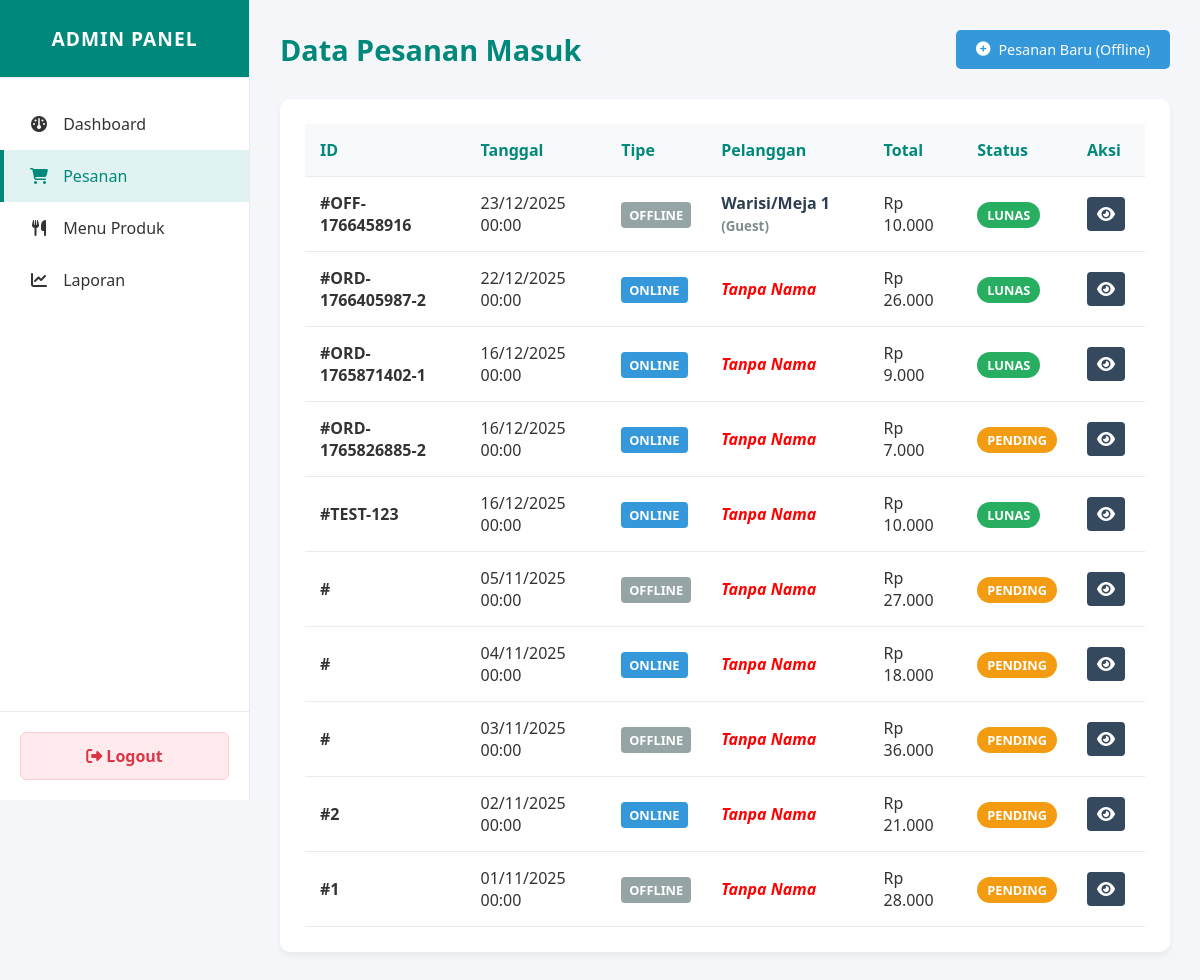
The page /frontend/pages/admin/data_pesanan.php (signed in) on the database its author committed.
### tables this page shows
CREATE TABLE `transaksi` (
  `id_transaksi` int NOT NULL,
  `id_users` int DEFAULT NULL,
  `order_id` varchar(50) NOT NULL,
  `id_user` int DEFAULT NULL,
  `tanggal` date DEFAULT NULL,
  `jenis_transaksi` enum('offline','online') NOT NULL,
  `total_pendapatan` int DEFAULT NULL,
  `ongkir` int DEFAULT '0',
  `nama_penerima` varchar(100) DEFAULT NULL,
  `alamat_pengiriman` text,
  `no_hp_penerima` varchar(20) DEFAULT NULL,
  `snap_token` varchar(255) DEFAULT NULL,
  `metode_pembayaran` enum('cash','qris','transfer') NOT NULL DEFAULT 'cash',
  `catatan` varchar(100) DEFAULT NULL,
  `status` enum('Pending','Lunas','Batal') NOT NULL DEFAULT 'Pending'
);

### frontend/pages/admin/data_pesanan.php (the view, shortened to what this page needs)
<?php
include '../../../backend/config/koneksi.php';
$query_pesanan = "SELECT
                    t.id_transaksi,
                    t.order_id,
                    t.tanggal,
                    t.total_pendapatan,
                    t.status,
                    t.jenis_transaksi,
                    t.nama_penerima,  -- Nama dari input manual (Offline/Guest)
                    u.nama_lengkap    -- Nama dari akun user (Member Online)
                  FROM transaksi t
                  LEFT JOIN users u ON t.id_users = u.id_users
                  ORDER BY t.tanggal DESC";
$result_pesanan = $koneksi->query($query_pesanan);
?>
<!DOCTYPE html>
<html lang="id">
<head>
    <link rel="stylesheet" href="../../css/admin.css">
    <link rel="stylesheet" href="https://cdnjs.cloudflare.com/ajax/libs/font-awesome/6.4.0/css/all.min.css">
</head>
<body>
    <nav class="admin-sidebar">
        <div class="sidebar-header">
            <h2>ADMIN PANEL</h2>
        </div>
        <ul class="sidebar-menu">
            <li><a href="dashboard.php"><i class="fa-solid fa-gauge"></i> <span>Dashboard</span></a></li>
            <li><a href="data_pesanan.php" class="active"><i class="fa-solid fa-cart-shopping"></i> <span>Pesanan</span></a></li>
            <li><a href="produk.php"><i class="fa-solid fa-utensils"></i> <span>Menu Produk</span></a></li>
            <li><a href="reports.php"><i class="fa-solid fa-chart-line"></i> <span>Laporan</span></a></li>
        </ul>
        <div class="sidebar-footer">
            <a href="../../../index.php" class="btn-logout" onclick="return confirm('Yakin ingin keluar?');">
                <i class="fa-solid fa-right-from-bracket"></i> <span>Logout</span>
            </a>
        </div>
    </nav>
    <main class="admin-content">
        <div class="content-header">
            <h1>Data Pesanan Masuk</h1>
            <a href="tambah_pesanan.php" class="tombol-biru" style="text-decoration:none; font-size:0.9em;">
                <i class="fa fa-plus-circle"></i> Pesanan Baru (Offline)
            </a>
        </div>
        <div class="table-container">
            <table>
                <thead>
                    <tr>
                        <th>ID</th>
                        <th>Tanggal</th>
                        <th>Tipe</th>
                        <th>Pelanggan</th>
                        <th>Total</th>
                        <th>Status</th>
                        <th>Aksi</th>
                    </tr>
                </thead>
                <tbody>
                    <?php if ($result_pesanan && $result_pesanan->num_rows > 0): ?>
                        <?php while($row = $result_pesanan->fetch_assoc()): ?>
                            <tr>
                                <td>
                                    <strong>#<?= htmlspecialchars($row['order_id'] ?? $row['id_transaksi']) ?></strong>
                                </td>
                                <td><?= date('d/m/Y H:i', strtotime($row['tanggal'])) ?></td>
                                <td>
                                    <?php if($row['jenis_transaksi'] == 'offline'): ?>
                                        <span style="background:#95a5a6; color:white; padding:4px 8px; border-radius:4px; font-size:0.8em; font-weight:bold;">OFFLINE</span>
                                    <?php else: ?>
                                        <span style="background:#3498db; color:white; padding:4px 8px; border-radius:4px; font-size:0.8em; font-weight:bold;">ONLINE</span>
                                    <?php endif; ?>
                                </td>
                                <td style="font-weight:bold; color:#2c3e50;">
                                    <?php
                                        if (!empty($row['nama_lengkap'])) {
                                            echo htmlspecialchars($row['nama_lengkap']);
                                            echo ' <i class="fa-solid fa-circle-check" style="color:#27ae60; margin-left:5px;" title="Member Terdaftar"></i>';
                                        }
                                        elseif (!empty($row['nama_penerima'])) {
                                            echo htmlspecialchars($row['nama_penerima']);
                                            echo ' <small style="color:#7f8c8d;">(Guest)</small>';
                                        }
                                        else {
                                            echo "<span style='color:red; font-style:italic;'>Tanpa Nama</span>";
                                        }
                                    ?>
                                </td>
                                <td>Rp <?= number_format($row['total_pendapatan'], 0, ',', '.') ?></td>
                                <td>
                                    <?php
                                        $s = $row['status'];
                                        $warnabel = 'gray';
                                        if($s == 'Pending') $warnabel = '#f39c12';
                                        if($s == 'Sukses' || $s == 'Selesai' || $s == 'Lunas') $warnabel = '#27ae60';
                                    ?>
                                    <span style="background:<?= $warnabel ?>; color:white; padding:4px 10px; border-radius:15px; font-size:0.8em; font-weight:bold;">
                                        <?= strtoupper($s) ?>
                                    </span>
                                </td>
                                <td>
                                    <a href="#" onclick="alert('Fitur detail sedang dikembangkan')" title="Lihat Detail" class="btn-edit" style="background:#34495e;">
                                        <i class="fa-solid fa-eye"></i>
                                    </a>
                                </td>
                            </tr>
                        <?php endwhile; ?>
                    <?php endif; ?>
                </tbody>
            </table>
        </div>
    </main>
</body>
</html>

### frontend/css/admin.css (style rules this page uses)
:root { --warna-primer: #00897b; --warna-primer-dark: #00695c; --warna-latar-halaman: #f4f6f9; --warna-latar-sidebar: #ffffff; --warna-teks: #333333; --warna-teks-muted: #6c757d; --warna-border: #e9ecef; --shadow-halus: 0 4px 6px rgba(0,0,0,0.05); --shadow-hover: 0 10px 15px rgba(0,0,0,0.1); --warna-merah: #dc3545; }
* { margin: 0; padding: 0; box-sizing: border-box; font-family: 'Segoe UI', Tahoma, Geneva, Verdana, sans-serif; }
body { background-color: var(--warna-latar-halaman); color: var(--warna-teks); display: flex; min-height: 100vh; }
.admin-sidebar { width: 250px; background-color: var(--warna-latar-sidebar); border-right: 1px solid var(--warna-border); display: flex; flex-direction: column; position: fixed; height: 100vh; left: 0; top: 0; z-index: 100; }
.sidebar-header { padding: 25px; text-align: center; border-bottom: 1px solid var(--warna-border); background-color: var(--warna-primer); color: white; }
.sidebar-header h2 { font-size: 1.2rem; font-weight: bold; letter-spacing: 1px; }
.sidebar-menu { list-style: none; padding: 20px 0; flex-grow: 1; }
.sidebar-menu li a { display: block; padding: 15px 25px; color: var(--warna-teks); text-decoration: none; font-weight: 500; transition: all 0.3s ease; border-left: 4px solid transparent; }
.sidebar-menu li a:hover, .sidebar-menu li a.active { background-color: #e0f2f1; color: var(--warna-primer); border-left-color: var(--warna-primer); }
.sidebar-menu i { margin-right: 10px; width: 20px; text-align: center; }
.sidebar-footer { padding: 20px; border-top: 1px solid var(--warna-border); }
.btn-logout { display: block; width: 100%; padding: 12px; background-color: #ffebee; color: var(--warna-merah); text-align: center; text-decoration: none; border-radius: 6px; font-weight: bold; transition: 0.3s; border: 1px solid #ffcdd2; }
.admin-content { margin-left: 250px; padding: 30px; width: 100%; overflow-y: auto; }
.content-header { display: flex; justify-content: space-between; align-items: center; margin-bottom: 30px; }
.content-header h1 { font-size: 1.8rem; color: var(--warna-primer); }
.table-container { background: white; padding: 25px; border-radius: 10px; box-shadow: var(--shadow-halus); }
table { width: 100%; border-collapse: collapse; }
table th, table td { padding: 15px; text-align: left; border-bottom: 1px solid var(--warna-border); }
table th { background-color: #f8f9fa; color: var(--warna-primer); font-weight: 600; }
.tombol-biru { background-color: #3498db; color: white; border: none; padding: 10px 20px; border-radius: 5px; font-size: 14px; cursor: pointer; transition: background 0.3s; text-decoration: none; display: inline-flex; align-items: center; gap: 8px; }
.btn-edit, .btn-delete { display: inline-block; padding: 6px 10px; border-radius: 4px; text-decoration: none; margin-right: 5px; transition: 0.2s; border: none; cursor: pointer; }
.btn-edit { background-color: #f39c12; color: white; }

### rows shown on the page
transaksi: order "OFF-1766458916", tanggal "23/12/2025 00:00", jenis_transaksi "OFFLINE", nama_penerima "Warisi/Meja 1", total_pendapatan "10.000", status "LUNAS"
transaksi: order "ORD-1766405987-2", tanggal "22/12/2025 00:00", jenis_transaksi "ONLINE", shows "Tanpa Nama", total_pendapatan "26.000", status "LUNAS"
transaksi: order "ORD-1765871402-1", tanggal "16/12/2025 00:00", jenis_transaksi "ONLINE", shows "Tanpa Nama", total_pendapatan "9.000", status "LUNAS"
transaksi: order "ORD-1765826885-2", tanggal "16/12/2025 00:00", jenis_transaksi "ONLINE", shows "Tanpa Nama", total_pendapatan "7.000", status "PENDING"
transaksi: order "TEST-123", tanggal "16/12/2025 00:00", jenis_transaksi "ONLINE", shows "Tanpa Nama", total_pendapatan "10.000", status "LUNAS"
transaksi: tanggal "05/11/2025 00:00", jenis_transaksi "OFFLINE", shows "Tanpa Nama", total_pendapatan "27.000", status "PENDING"
transaksi: tanggal "04/11/2025 00:00", jenis_transaksi "ONLINE", shows "Tanpa Nama", total_pendapatan "18.000", status "PENDING"
transaksi: tanggal "03/11/2025 00:00", jenis_transaksi "OFFLINE", shows "Tanpa Nama", total_pendapatan "36.000", status "PENDING"
transaksi: order "2", tanggal "02/11/2025 00:00", jenis_transaksi "ONLINE", shows "Tanpa Nama", total_pendapatan "21.000", status "PENDING"
transaksi: order "1", tanggal "01/11/2025 00:00", jenis_transaksi "OFFLINE", shows "Tanpa Nama", total_pendapatan "28.000", status "PENDING"
